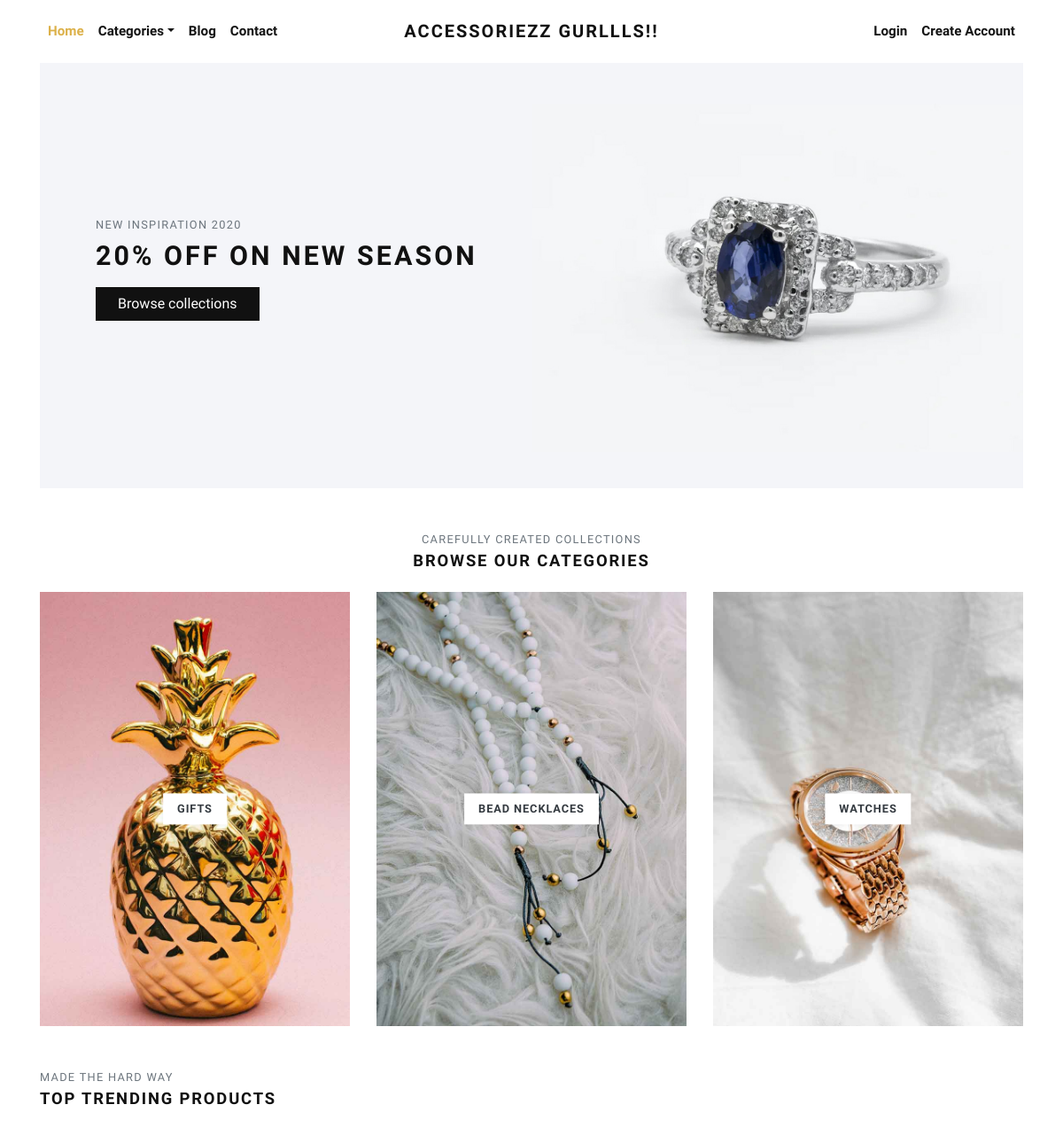
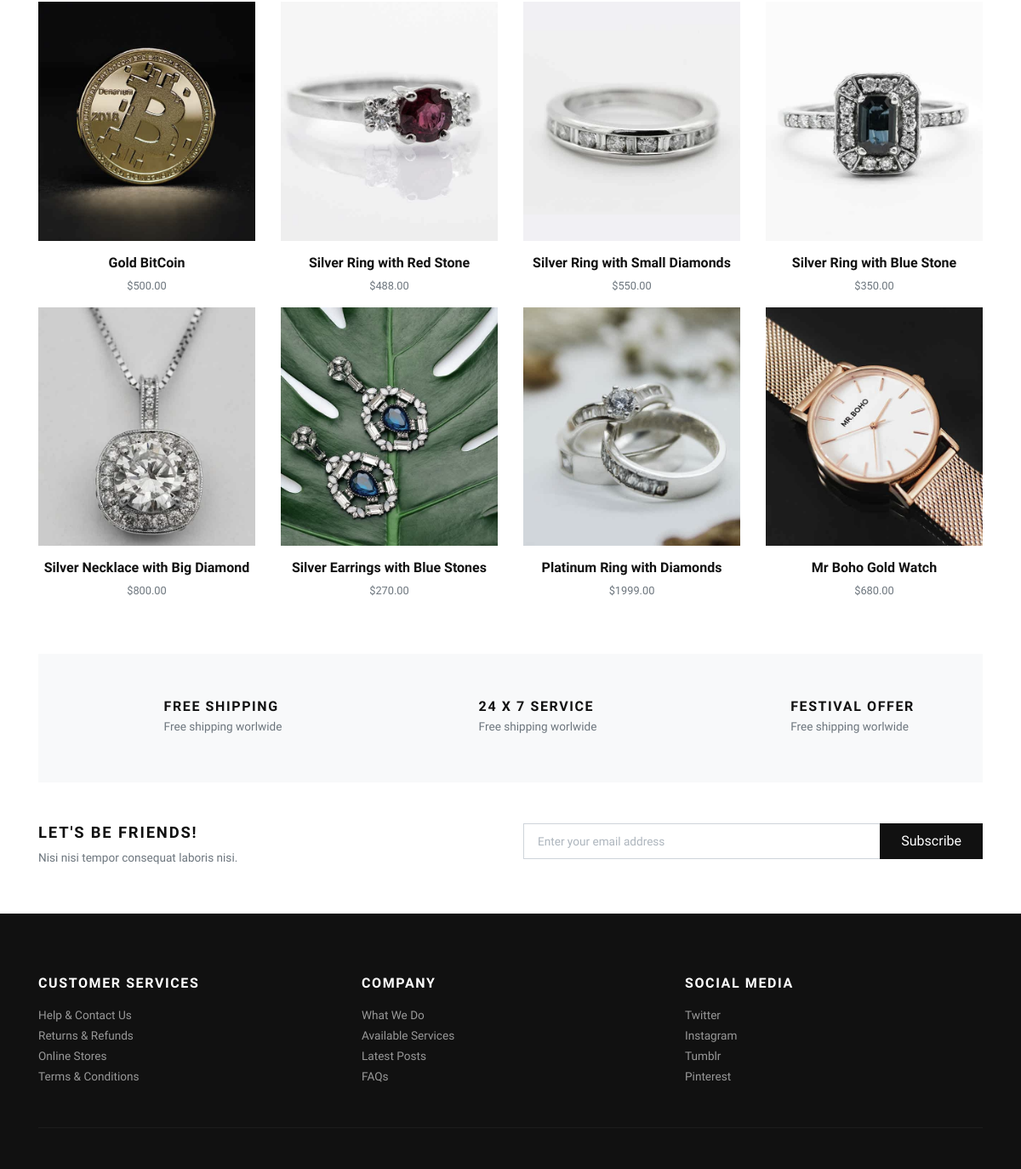
The page / on the database its author committed (2 pictures, top to bottom).
### store/models.py (models this page shows, shortened)
class Category(models.Model):
    title = models.CharField(max_length=50, verbose_name="Category Title")
    slug = models.SlugField(max_length=55, verbose_name="Category Slug")
    description = models.TextField(blank=True, verbose_name="Category Description")
    category_image = models.ImageField(upload_to='category', blank=True, null=True, verbose_name="Category Image")
    is_active = models.BooleanField(verbose_name="Is Active?")
    is_featured = models.BooleanField(verbose_name="Is Featured?")
    created_at = models.DateTimeField(auto_now_add=True, verbose_name="Created Date")
    updated_at = models.DateTimeField(auto_now=True, verbose_name="Updated Date")
    class Meta:
        verbose_name_plural = 'Categories'
        ordering = ('-created_at', )

class Product(models.Model):
    title = models.CharField(max_length=150, verbose_name="Product Title")
    slug = models.SlugField(max_length=160, verbose_name="Product Slug")
    sku = models.CharField(max_length=255, unique=True, verbose_name="Unique Product ID (SKU)")
    short_description = models.TextField(verbose_name="Short Description")
    detail_description = models.TextField(blank=True, null=True, verbose_name="Detail Description")
    product_image = models.ImageField(upload_to='product', blank=True, null=True, verbose_name="Product Image")
    price = models.DecimalField(max_digits=8, decimal_places=2)
    category = models.ForeignKey(Category, verbose_name="Product Categoy", on_delete=models.CASCADE)
    is_active = models.BooleanField(verbose_name="Is Active?")
    is_featured = models.BooleanField(verbose_name="Is Featured?")
    created_at = models.DateTimeField(auto_now_add=True, verbose_name="Created Date")
    updated_at = models.DateTimeField(auto_now=True, verbose_name="Updated Date")
    class Meta:
        verbose_name_plural = 'Products'
        ordering = ('-created_at', )

### store/views.py (the view)
# urls.py: path('', views.home, name="home"),
def home(request):
    categories = Category.objects.filter(is_active=True, is_featured=True)[:3]
    products = Product.objects.filter(is_active=True, is_featured=True)[:8]
    context = {
        'categories': categories,
        'products': products,
    }
    return render(request, 'store/index.html', context)

### templates/store/index.html (shortened to what this page needs)
{% extends 'base.html' %}
{% load static %}
      {% block content %}
      <div class="container">
        <section class="hero pb-3 bg-cover bg-center d-flex align-items-center" style="background: url({% static 'img/hero-jewlrey-banner.jpg' %})">
          <div class="container py-5">
            <div class="row px-4 px-lg-5">
              <div class="col-lg-6">
                <p class="text-muted small text-uppercase mb-2">New Inspiration 2020</p>
                <h1 class="h2 text-uppercase mb-3">20% off on new season</h1><a class="btn btn-dark" href="{% url 'store:all-categories' %}">Browse collections</a>
              </div>
            </div>
          </div>
        </section>
        <section class="pt-5">
          <header class="text-center">
            <p class="small text-muted small text-uppercase mb-1">Carefully created collections</p>
            <h2 class="h5 text-uppercase mb-4">Browse our categories</h2>
          </header>
          <div class="row">
          {% if categories %}
            {% for category in categories %}
              <div class="col-md-4 mb-4 mb-md-0">
                <a class="category-item" href="{% url 'store:category-products' category.slug %}">
                  <strong class="category-item-title">{{ category.title }}</strong>
                </a>
              </div>
            {% endfor %}
          {% endif %}
          </div>
        </section>
        <section class="py-5">
          <header>
            <p class="small text-muted small text-uppercase mb-1">Made the hard way</p>
            <h2 class="h5 text-uppercase mb-4">Top trending products</h2>
          </header>
          <div class="row">
            {% if products %}
              {% for product in products %}
                <div class="col-xl-3 col-lg-4 col-sm-6">
                  <div class="product text-center">
                    <div class="position-relative mb-3">
                      <a class="d-block" href="{% url 'store:product-detail' product.slug %}">
                        {% if product.product_image %}
                          <img class="img-fluid w-100" src="{{ product.product_image.url }}" alt="{{product.title}}">
                        {% else %}
                          <img class="img-fluid w-100" src="{% static 'img/product-1.jpg' %}" alt="{{product.title}}">
                        {% endif %}
                      </a>
                    </div>
                    <h6> <a class="reset-anchor" href="detail.html">{{ product.title }}</a></h6>
                    <p class="small text-muted">${{product.price}}</p>
                  </div>
                </div>
              {% endfor %}
            {% endif %}
          </div>
        </section>
        <section class="py-5 bg-light">
          <div class="container">
            <div class="row text-center">
              <div class="col-lg-4 mb-3 mb-lg-0">
                <div class="d-inline-block">
                  <div class="media align-items-end">
                    <svg class="svg-icon svg-icon-big svg-icon-light">
                      <use xlink:href="#delivery-time-1"> </use>
                    </svg>
                    <div class="media-body text-left ml-3">
                      <h6 class="text-uppercase mb-1">Free shipping</h6>
                      <p class="text-small mb-0 text-muted">Free shipping worlwide</p>
                    </div>
                  </div>
                </div>
              </div>
              <div class="col-lg-4 mb-3 mb-lg-0">
                <div class="d-inline-block">
                  <div class="media align-items-end">
                    <svg class="svg-icon svg-icon-big svg-icon-light">
                      <use xlink:href="#helpline-24h-1"> </use>
                    </svg>
                    <div class="media-body text-left ml-3">
                      <h6 class="text-uppercase mb-1">24 x 7 service</h6>
                      <p class="text-small mb-0 text-muted">Free shipping worlwide</p>
                    </div>
                  </div>
                </div>
              </div>
              <div class="col-lg-4">
                <div class="d-inline-block">
                  <div class="media align-items-end">
                    <svg class="svg-icon svg-icon-big svg-icon-light">
                      <use xlink:href="#label-tag-1"> </use>
                    </svg>
                    <div class="media-body text-left ml-3">
                      <h6 class="text-uppercase mb-1">Festival offer</h6>
                      <p class="text-small mb-0 text-muted">Free shipping worlwide</p>
                    </div>
                  </div>
                </div>
              </div>
            </div>
          </div>
        </section>
        <section class="py-5">
          <div class="container p-0">
            <div class="row">
              <div class="col-lg-6 mb-3 mb-lg-0">
                <h5 class="text-uppercase">Let's be friends!</h5>
                <p class="text-small text-muted mb-0">Nisi nisi tempor consequat laboris nisi.</p>
              </div>
              <div class="col-lg-6">
                <form action="#">
                  <div class="input-group flex-column flex-sm-row mb-3">
                    <input class="form-control form-control-lg py-3" type="email" placeholder="Enter your email address" aria-describedby="button-addon2">
                    <div class="input-group-append">
                      <button class="btn btn-dark btn-block" id="button-addon2" type="submit">Subscribe</button>
                    </div>
                  </div>
                </form>
              </div>
            </div>
          </div>
        </section>
      </div>
      {% endblock content %}

### templates/base.html (shortened to what this page needs)
{% load static %}
<!DOCTYPE html>
<html>
  <head>
    <link rel="stylesheet" href="{% static 'vendor/bootstrap/css/bootstrap.min.css' %}">
    <link rel="stylesheet" href="{% static 'vendor/lightbox2/css/lightbox.min.css' %}">
    <link rel="stylesheet" href="{% static 'vendor/nouislider/nouislider.min.css' %}">
    <link rel="stylesheet" href="{% static 'vendor/bootstrap-select/css/bootstrap-select.min.css' %}">
    <link rel="stylesheet" href="{% static 'vendor/owl.carousel2/assets/owl.carousel.min.css' %}">
    <link rel="stylesheet" href="{% static 'vendor/owl.carousel2/assets/owl.theme.default.css' %}">
    <link rel="stylesheet" href="{% static 'css/style.default.css' %}" id="theme-stylesheet">
    <link rel="stylesheet" href="{% static 'css/custom.css' %}">
  </head>
  <body>
    <div class="page-holder">
      {% include 'navbar.html' %}
      {% block content %}
      {% endblock content %}
      {% include 'footer.html' %}
      {% include 'scripts.html' %}

### templates/navbar.html (shortened to what this page needs)
{% load static %}
      <header class="header bg-white">
        <div class="container px-0 px-lg-3">
          <nav class="navbar navbar-expand-lg navbar-light py-3 px-lg-0"><a class="navbar-brand" href="{% url 'store:home' %}"><span class="font-weight-bold text-uppercase text-dark">Accessoriezz gurllls!!</span></a>
            <div class="collapse navbar-collapse" id="navbarSupportedContent">
              <ul class="navbar-nav mr-auto">
                <li class="nav-item">
                  <a class="nav-link active" href="{% url 'store:home' %}">Home</a>
                </li>
                <li class="nav-item dropdown"><a class="nav-link dropdown-toggle" id="pagesDropdown" href="#" data-toggle="dropdown" aria-haspopup="true" aria-expanded="false">Categories</a>
                </li>
                <li class="nav-item">
                  <a class="nav-link" href="{% url 'store:home' %}">Blog</a>
                </li>
                <li class="nav-item">
                  <a class="nav-link" href="{% url 'store:home' %}">Contact</a>
                </li>
              </ul>
              <ul class="navbar-nav ml-auto">
                {% if request.user.is_authenticated %}
                  <li class="nav-item"><a class="nav-link" href="{% url 'store:cart' %}"> <i class="fas fa-dolly-flatbed mr-1 text-gray"></i>Cart<small class="text-gray">({{cart_items.count}})</small></a></li>
                  <li class="nav-item"><a class="nav-link" href="#"> <i class="far fa-heart mr-1"></i><small class="text-gray"> (0)</small></a></li>
                  {% comment %} <li class="nav-item"><a class="nav-link" href="#"> <i class="fas fa-user-alt mr-1 text-gray"></i>My Account</a></li> {% endcomment %}
                  <li class="nav-item dropdown"><a class="nav-link dropdown-toggle" id="pagesDropdown" href="#" data-toggle="dropdown" aria-haspopup="true" aria-expanded="false"><i class="fas fa-user-alt mr-1 text-gray"></i>My Account</a></a>
                  <div class="dropdown-menu mt-3" aria-labelledby="pagesDropdown">
                      <a class="dropdown-item border-0 transition-link" href="{% url 'store:profile' %}">Profile</a>
                      <a class="dropdown-item border-0 transition-link" href="{% url 'store:cart' %}">Cart</a>
                      <a class="dropdown-item border-0 transition-link" href="{% url 'store:orders' %}">Orders</a>
                      <a class="dropdown-item border-0 transition-link" href="{% url 'store:password-change' %}">Change Password</a>
                    <hr>
                    <a class="dropdown-item border-0 transition-link" href="{% url 'store:logout' %}">Log Out</a>
                </li>
                {% else %}
                  <li class="nav-item"><a class="nav-link" href="{% url 'store:login' %}">Login</a></li>
                  <li class="nav-item"><a class="nav-link" href="{% url 'store:register' %}">Create Account</a></li>
                {% endif %}
              </ul>
            </div>
          </nav>
        </div>
      </header>

### templates/footer.html (shortened to what this page needs)
<footer class="bg-dark text-white">
        <div class="container py-4">
          <div class="row py-5">
            <div class="col-md-4 mb-3 mb-md-0">
              <h6 class="text-uppercase mb-3">Customer services</h6>
              <ul class="list-unstyled mb-0">
                <li><a class="footer-link" href="https://help.etsy.com/hc/en-us?segment=shopping">Help &amp; Contact Us</a></li>
                <li><a class="footer-link" href="https://help.etsy.com/hc/en-us?segment=shopping">Returns &amp; Refunds</a></li>
                <li><a class="footer-link" href="#">Online Stores</a></li>
                <li><a class="footer-link" href="#">Terms &amp; Conditions</a></li>
              </ul>
            </div>
            <div class="col-md-4 mb-3 mb-md-0">
              <h6 class="text-uppercase mb-3">Company</h6>
              <ul class="list-unstyled mb-0">
                <li><a class="footer-link" href="#">What We Do</a></li>
                <li><a class="footer-link" href="https://help.etsy.com/hc/en-us?segment=shopping">Available Services</a></li>
                <li><a class="footer-link" href="#">Latest Posts</a></li>
                <li><a class="footer-link" href="https://help.etsy.com/hc/en-us?segment=shopping">FAQs</a></li>
              </ul>
            </div>
            <div class="col-md-4">
              <h6 class="text-uppercase mb-3">Social media</h6>
              <ul class="list-unstyled mb-0">
                <li><a class="footer-link" href="https://twitter.com/hashtag/accessories?f=image">Twitter</a></li>
                <li><a class="footer-link" href="https://www.instagram.com/accessoriesgirlja/">Instagram</a></li>
                <li><a class="footer-link" href="https://www.tumblr.com/tagged/JEWELRY?sort=top">Tumblr</a></li>
                <li><a class="footer-link" href="https://in.pinterest.com/search/pins/?q=jewels%20store&rs=typed">Pinterest</a></li>
              </ul>
            </div>
          </div>
          <div class="border-top pt-4" style="border-color: #1d1d1d !important">
          </div>
        </div>
      </footer>

### templates/scripts.html (shortened to what this page needs)
{% load static %}
      <link rel="stylesheet" href="https://use.fontawesome.com/releases/v5.7.1/css/all.css">
    </div>
  </body>
</html>

### rows shown on the page
Category: title "GIFTS"
Category: title "BEAD NECKLACES"
Category: title "WATCHES"
Product: product_image (picture), title "Gold BitCoin", price "500.00"
Product: product_image (picture), title "Silver Ring with Red Stone", price "488.00"
Product: product_image (picture), title "Silver Ring with Small Diamonds", price "550.00"
Product: product_image (picture), title "Silver Ring with Blue Stone", price "350.00"
Product: product_image (picture), title "Silver Necklace with Big Diamond", price "800.00"
Product: product_image (picture), title "Silver Earrings with Blue Stones", price "270.00"
Product: product_image (picture), title "Platinum Ring with Diamonds", price "1999.00"
Product: product_image (picture), title "Mr Boho Gold Watch", price "680.00"
